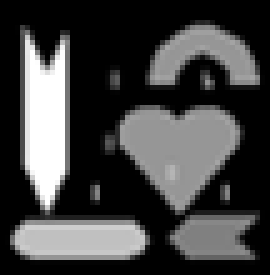
%> input picture ComputerVision_assignments_in_Matlab/hw2/shape.png, 54 x 55 px (shown 5 times larger)
$ octave script.m   (GNU Octave 9; MATLAB toolbox functions it lacks are replaced by stand-ins)
%> lines starting %> are read from the running program, lines starting %| are printed output that depends on the picture; in (x1, y1, x2, y2) boxes, pixels count from 0 and x2, y2 are one past the last pixel; in counts of white or black regions, pixels touching at a corner belong together; the program's own positions count from 1
### ComputerVision_assignments_in_Matlab/hw2/segment.m
%%%%%%%%%%%%%%%%%%%%%%%%%%%%%%%%%%%%%%%%%%%%%%%%%%%%%%%%%%%
% segment.m - this function reads the image,
% builds a histogram, creates binary map
% and output a matrix modified from the binary
% map.
%
%
% Usage: In Matlab script, call this function as below:
%
%   >>[img_map, binary_map] = segment(img_file)
%
% where 'img_map' is a 2D array whose entries are
% either '0' (representing background) or '255'
% (representing foreground).
% 'binary_map' is a 2D array whose entries are either '0'
% (representing background) or '1' (representing foreground).
%
%%%%%%%%%%%%%%%%%%%%%%%%%%%%%%%%%%%%%%%%%%%%%%%%%%%%%%%%%%%

function [img_map, binary_map] = segment(img_file, threshold)
%> called with img_file = 'shape.png', threshold = 70

I = imread(img_file);
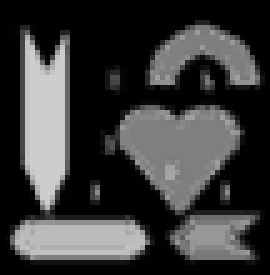
%> I: size 55x54 uint8 (shown 5 times larger); min 0, max 205, mean 59.1

%% Create a histogram out of the image pixel values
counts = histc(I(:),0:1:255);
%> counts = 256 values, max 1294 at index 2, min 0 at index 207, mean 11.6
%bar(counts,10); % will comment this out for now
%set(gca,'XLim',[1 length(counts)]);

%% Based on histogram we tried '50', '70' and '160'
% as threshold values
logical1 = (I < threshold); % use logical array indexing
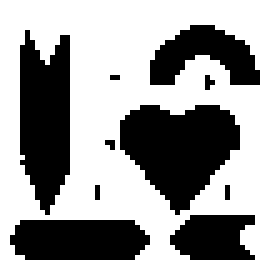
%> logical1: size 55x54 logical (shown 5 times larger); 62.2% white; 10 black regions (5 under 20 px), largest, box (x1, y1, x2, y2) and area: (24, 21, 48, 43) 338, (4, 6, 14, 43) 289, (2, 44, 30, 52) 203, (30, 5, 52, 17) 157, (34, 43, 51, 52) 122
logical2 = (I >= threshold);

%% Create binary map
binary_map = I;
binary_map(logical1) = 0;
binary_map(logical2) = 1;

%% Assign all the object pixels a value of
%% '255' and the background value of '0'
img_map = binary_map * 255;


%{
% ignore this because we are not allowed to use
% built-in Matlab functions for this assignment
% get global image threshold
level = graythresh(I); % yields 0.3059

% convert image to binary
I = im2bw(I, level);

% assign all object pixels to '255' and the rest '0'
I1 = I*255;
%imshow(I);

L = bwlabel(I1; 8);

%}

### ComputerVision_assignments_in_Matlab/hw2/label_cc.m
%%%%%%%%%%%%%%%%%%%%%%%%%%%%%%%%%%%%%%%%%%%%%%%%%%%%%%%%%%%
% label_cc.m - labels connected components using
% 8 neighbors. RETURNS total number of components
% and the labeled map.
%
%
% Usage: In Matlab script, call this function as below:
%
%   >>[component_num, labeled_map, e] = label_cc(img_map)
%
% where 'img_map' can be any 2D array whose entries are
% either '0' (representing background) or any number '> 0'
% (representing foreground).
%
%%%%%%%%%%%%%%%%%%%%%%%%%%%%%%%%%%%%%%%%%%%%%%%%%%%%%%%%%%%

function [component_num, labeled_map, e] = label_cc(img_map)

    rows = size(img_map,1);
%> rows = 55
    cols = size(img_map,2);
%> cols = 54

    % initialize return variables
    labeled_map = zeros(rows,cols);
    component_num = 0;

    % equivalence table
    e = 1:rows*cols;
%> e = 2970 values from 1 to 2970
    e_table = []; % just for debugging

    % we will visit neighbors of pixel 'p'
    % in the following order: ne, n, nw, w.
    %  _ _  _ _ _ _ _ _ _
    % |     |     |
    % | nw  |  n  |
    % - - - - - - -
    % |     |     |
    % | w   |  p  |
    % - - - - - - -
    % |     |
    % | sw  |
    % - - - -
    %

    %% First pass
    % iterate by columns because Matlab arrange them in memory as such
    % (therefore, our code is run utilizing optimized cache fetching)
    for c = 1:cols

        for r = 1:rows

            if (r == 1) % boundary condition #1: first row
                n = 0;
                nw = 0;

                if (c == 1) % first column
                    w = 0;
                    sw = 0;
                else
                    w = labeled_map(r, c-1);
                    sw = labeled_map(r+1, c-1);
                end

            elseif (r == rows) % boundary condition #2: last row
                n = labeled_map(r-1, c);
                sw = 0;

                if (c == 1)
                    nw = 0;
                    w = 0;
                else
                    nw = labeled_map(r-1, c-1);
                    w = labeled_map(r, c-1);
                end

            else % not the first row nor the last
                n = labeled_map(r-1, c);

                if (c == 1)
                    nw = 0;
                    w = 0;
                    sw = 0;
                else
                    nw = labeled_map(r-1, c-1);
                    w = labeled_map(r, c-1);
                    sw = labeled_map(r+1, c-1);
                end

            end

            neighbors = [n, nw, w, sw];

            if ( img_map(r,c) ~= 0 )

                if (sum(neighbors ~= 0) == 0) % if all neighbors are background pixel
                    component_num = component_num + 1;
                    labeled_map(r,c) = component_num;

                elseif (sum(neighbors ~= 0) == 1) % if just one neighbor is labeled
                    labeled_map(r,c) = neighbors((neighbors ~= 0) == 1); % assign that label

                else % if more than one neighbor is labeled
                    labeled_map(r,c) = min(neighbors( find(neighbors) )); % assign the smallest, NON-ZERO label

                    e = update_e_table(neighbors, e);

                    % [7 lines of commented-out code are left out]

                end
            end

        end

    end
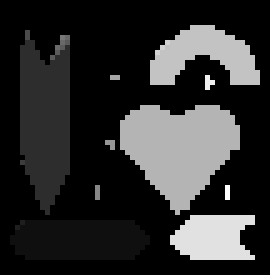
%> labeled_map: size 55x54 double (shown 5 times larger); min 0, max 17, mean 3.11; drawn with min black and max white
%> after the loop, component_num = 17; n = 0; nw = 0; sw = 0; w = 0

    %{
    % (debug) sort and return unique pairs in equivalence table
    e_table = unique(sort(e_table), 'rows');
    %}

    %% Second pass
    %  Note: I was resolving equivalence table using java Hash, but I
    %  came across this site
    %  <http://people.sc.fsu.edu/~jburkardt/m_src/image_components/i4mat_compon
    %  ents.m>,
    %  which showed me a simpler way to handle it.
    %  Therefore, I borrowed and modified their code to suit my needs.

    %  When a component has multiple labels, have the higher labels
    %  point to the lowest one.
    for component = component_num : -1 : 1
        b = component;

        while ( e(b) ~= b )
            b = e(b);
        end

        e(component) = b;

    end
%> this loop made 17 passes
%> component on passes 1, 2, 3, 4, 5, 6, 7, 8, 10, 11, 12, 13: 17, 16, 15, 14, 13, 12, 11, 10, 8, 7, 6, 5

    % Locate the minimum label for each component.
    % Assign these mininum labels new consecutive indices.
    q = zeros ( 1, component_num );
    i = 0;

    for component = 1 : component_num

        if ( e(component) == component )
            i = i + 1;
            q(component) = i;
        end

    end
%> this loop made 17 passes
%> after the loop, q = 17 values, max 10 at index 17, min 0 at index 2, mean 3.24

    component_num = i;
%> component_num = 10

    % Replace the labels by consecutive labels.
    % Need to avoid c(i,j) = 0.

    i = find ( labeled_map ~= 0 );
%> i = 1124 values from 158 to 2822
    labeled_map(i) = q( e( labeled_map(i) ) );

    return

end

% Replace values in equivalence table, 'e', with equivalent, but lower values
% E.g., given neighbors = [1 2 2 0], we will set e(2) = 1 so that when we
% do the second pass, we will have an easier time, labeling them in order
% of minimum to maximum labels
% [8 lines left out: function update_e_table, not called in this run]


%{

Reference URLs used in writing this code:

http://blogs.mathworks.com/steve/2007/05/11/connected-component-labeling-part-5/
http://blogs.mathworks.com/steve/2007/03/20/connected-component-labeling-part-3/
http://people.sc.fsu.edu/~jburkardt/m_src/image_components/image_components.html
http://people.sc.fsu.edu/~jburkardt/m_src/image_components/i4mat_components.m
http://www.mathworks.com/company/newsletters/articles/Matrix-Indexing-in-MATLAB/matrix.html
http://www.mathworks.com/help/toolbox/stats/combnk.html
http://stackoverflow.com/questions/3591942/hash-tables-in-matlab
http://www.mathworks.com/help/techdoc/ref/javaarray.html
http://www.mathworks.com/matlabcentral/newsreader/view_thread/159824
http://www.mathworks.com/matlabcentral/answers/27314-how-to-remove-elements-in-a-matrix-less-than-a-threshold
http://www.mathworks.com/help/techdoc/ref/sort.html

%}

%{

%% I tried using Hash, but figured out a simpler way
%% to store equivalence table. This is only kept for
%% future reference


% now turn this into hash; I didn't turn this into
% hash earlier because it seems like a mess to
% deal with Java Arrays in Matlab
e_hash = hashify(e_table);

function hash = hashify(two_by_n_array)
    hash = java.util.Hashtable;

    for i = 1:size(two_by_n_array,1) % for each pair in equivalence_table
        pair = two_by_n_array(i,:); % e.g., [1 2]
        hash.put(pair(1), pair(2));
    end

end

%}

### ComputerVision_assignments_in_Matlab/hw2/process_labels.m
%%%%%%%%%%%%%%%%%%%%%%%%%%%%%%%%%%%%%%%%%%%%%%%%%%%%%%%%%%%
% process_labels.m - this function collect the labels to be
% dropped by
%   - removing regions having areas smaller than 10px (rule 1)
%   - removing all skinny regions having aspect ratios
%     of 3:1 (w:h), using rectangular bounding box (rule 2)
%
%
% Usage: In Matlab script, call this function as below:
%
%   >>[data, dropped] = process_labels(labeled_map, component_count)
%
% where 'labeled_map' is a 2D array whose entries are
% labeled by 8-connected componenet algorithm. 'component_count'
% is the number of components/labels that exist in 'labeled_map'.
%
% 'data' is Matlab cell containing area_value, bounding_box
% and center_points for each label.  'dropped' is list of labels
% that did not meet the rules above and get dropped.
%
%%%%%%%%%%%%%%%%%%%%%%%%%%%%%%%%%%%%%%%%%%%%%%%%%%%%%%%%%%%

function [data, dropped] = process_labels(labeled_map, component_count)

    % data = {
    %            [label_1]             [label_2]            [label3]  ....
    %
    %            [area_1]              [area_2]             [area_3]  ....
    %
    %            [ low_x, low_y;       [ low_x, low_y;      [ low_x, low_y;
    %             high_x, high_y]       high_x, high_y]     high_x, high_y]
    %
    %            [center_x, center_y]  [center_x, center_y] [center_x, center_y]
    %
    %            [width, height]       [width, height]      [width, height]
    %
    %        }
    data = {};


    %% initialize the cell with labels and area values
    max_int = intmax('uint32');
    for c = 1:component_count
        % I know I could, but I don't want to clean the labels here
        area = size(labeled_map(labeled_map==c),1);
        data = [data, {c; area; [max_int, max_int; 0, 0]; [0, 0]}];
    end


    %% calculate bounding box coordinates
    rows = size(labeled_map,1);
    cols = size(labeled_map,2);

    for c = 1:cols

        for r = 1:rows

            cur_label = labeled_map(r, c);

            if (cur_label ~= 0)
                data{3, cur_label}(1,1) = min(data{3, cur_label}(1,1), c); % low_x
                data{3, cur_label}(1,2) = min(data{3, cur_label}(1,2), r); % low_y

                data{3, cur_label}(2,1) = max(data{3, cur_label}(2,1), c); % high_x
                data{3, cur_label}(2,2) = max(data{3, cur_label}(2,2), r); % high_y

            end

        end

    end


    %% now collect the labels to drop
    dropped = [];

    for i = 1:size(data,2)

        width = data{3, i}(2,1) - data{3, i}(1,1);
        height = data{3, i}(2,2) - data{3, i}(1,2);

        % find center point for later drawing
        data{4,i}(1,1) = data{3, i}(1,1) + (width/2); % center x
        data{4,i}(1,2) = data{3, i}(1,2) + (height/2); % center y

        data{5,i}(1,1) = width;
        data{5,i}(1,2) = height;


        if (data{2,i} < 10) || (width/height > 3)
            dropped = [dropped, i];
        end

    end

end


%{
References and URLs:
http://www.mathworks.com/matlabcentral/newsreader/view_thread/162725
http://www.mathworks.com/help/toolbox/images/ref/regionprops.html#bqkf8hf
http://www.mathworks.com/help/techdoc/matlab_prog/br04bw6-98.html#br1zng6-1
http://labelme.csail.mit.edu/LabelMeToolbox/index.html
http://homepages.inf.ed.ac.uk/rbf/HIPR2/label.htm
====

    % drop elimited labels from 'data'
    %data(:,dropped) = [];
    %n_dropped = [data{1,:}]; % labels still remaining

====
c
c = {'1','2','3';
'4','5','6';
'7','8','9';}

c =

    '1'    '2'    '3'
    '4'    '5'    '6'
    '7'    '8'    '9'

c{1,1} = [1 1]

c =

    [1x2 double]    '2'    '3'
    '4'             '5'    '6'
    '7'             '8'    '9'

c(:,1)

ans =

    [1x2 double]
    '4'
    '7'


c{:,1}

ans =

     1     1


ans =

4


ans =

7

c =

    [1x2 double]    '2'    '3'    [3x2 char]
    '4'             '5'    '6'            []
    '7'             '8'    '9'            []


c(:,4) = ['10';'11';'12']
??? Conversion to cell from char is not possible.

c(:,4) = []

c =

    [1x2 double]    '2'    '3'
    '4'             '5'    '6'
    '7'             '8'    '9'

c(:,4) = {'10';'11';'12'}

c =

    [1x2 double]    '2'    '3'    '10'
    '4'             '5'    '6'    '11'
    '7'             '8'    '9'    '12'

c{1,4,:} = ['10';'11';'12']

c =

    [1x2 double]    '2'    '3'    [3x2 char]
    '4'             '5'    '6'            []
    '7'             '8'    '9'            []


%}

### ComputerVision_assignments_in_Matlab/hw2/draw_labels.m
%%%%%%%%%%%%%%%%%%%%%%%%%%%%%%%%%%%%%%%%%%%%%%%%%%%%%%%%%%%
% draw_labels.m - this function draws the labels produced
% as a result of 'segment.m', 'label_cc.m' and
% 'process_labels.m'.
%
% It expects
%   'map'           - labeled map of an image
%   'data'          - Matlab cell that contains area_value,
%                     bounding_box and center_points for
%                     each label.
%
%
% Usage: In Matlab script, call this function as below:
%
%   >> out = draw_labels(map, data)
%
% This will draw the labels and their bounding box in two RGB
% figures.
%
%%%%%%%%%%%%%%%%%%%%%%%%%%%%%%%%%%%%%%%%%%%%%%%%%%%%%%%%%%%

function out = draw_labels(map, data)

    figure;
    title('RGB image of labeled data (All components shown)')

    rgb_label_1 = label2rgb(map, @spring, 'c', 'shuffle');
    imshow(rgb_label_1);

    hold on;

    for i = 1:size(data,2)
        dim = [data{3,i}(1,:), data{5,i}(1,:)+1]; % [x y w h]
        c_x = data{4,i}(1,1); % center x
        c_y = data{4,i}(1,2); % center y
        rectangle('Position', dim, 'LineWidth',1,'LineStyle','-');

        text(c_x, c_y, num2str(i), 'HorizontalAlignment', 'left', ...
            'VerticalAlignment', 'bottom', 'FontSize', 10);
    end


### ComputerVision_assignments_in_Matlab/hw2/clean_labels.m
%%%%%%%%%%%%%%%%%%%%%%%%%%%%%%%%%%%%%%%%%%%%%%%%%%%%%%%%%%%
% clean_labels.m - this function drops the labels from the
% labeled_map and the data cell, both produced by 'label_cc.m'
% and 'process_labels.m', respectively.
%
% It expects
%   'orig_map'           - labeled map of an image
%   'data'          - Matlab cell that contains area_value,
%                     bounding_box and center_points for
%                     each label.
%   'drp'           - array of labels to be dropped
%
%
% Usage: In Matlab script, call this function as below:
%
%   >> [newly_labeled_map, new_data] = clean_labels(orig_map, data, drp)
%
% Return values are a newly labeled map and data, whose
% pertinent labels/elements are dropped/deleted.
%
%%%%%%%%%%%%%%%%%%%%%%%%%%%%%%%%%%%%%%%%%%%%%%%%%%%%%%%%%%%

function [newly_labeled_map, new_data] = clean_labels(orig_map, data, drp)

    newly_labeled_map = orig_map;

    for i = 1:numel(drp)

        label = drp(i);
        logical_indx = (orig_map == label);
        newly_labeled_map(logical_indx) = 0;

    end


    % drop labels from data
    data(:,drp) = [];
    new_data = data;

end


### ComputerVision_assignments_in_Matlab/hw2/script.m
%%%%%%%%%%%%%%%%%%%%%%%%%%%%%%%%%%%%%%%%%%%%%%%%%%%%%%%%%%%
% Author: Phyo Thiha
% Assignment 2, CSC 449
%
% script.m - this script runs different components (i.e.
% matlab files/functions) for assignment #2.
%
% The name of the function calls should self-explanatory.
%
% To run, please type below at the terminal -
% $ matlab -r script.m
% OR open this file in Matlab editor and hit F5
%
% Note: you must run the call in the script in order
% since each of them is dependent on the preceding calls.
%
%%%%%%%%%%%%%%%%%%%%%%%%%%%%%%%%%%%%%%%%%%%%%%%%%%%%%%%%%%%

clear all;
img_file = 'shape.png';
threshold = 70;

[img_map, binary_map] = segment(img_file, threshold);
imshow(img_map);

% label connected components
[c_n, l_m, e] = label_cc(binary_map);
%> c_n = 10; e = 2970 values from 1 to 2970

% figures out which label to drop based on criteria
[data, drp] = process_labels(l_m, c_n);
%> the loop in process_labels, `for c = 1:component_count` made 10 passes
%> area on passes 2, 6, 7, 8: 289, 338, 157, 122
%> (area, data) on pass 1: (203, {1, 203, [4294967295 4294967295; 0 0], [0 0]})
%> the loop in process_labels, `for i = 1:size(data,2)` made 10 passes
%> (width, height, dropped) on passes 1, 3, 4, 5, 9, 10: (27, 7, 1), (0, 2, [1 3]), (1, 1, [1 3 4]), (1, 0, [1 3 4 5]), (1, 2, [1 3 4 5 9]), (0, 2, [1 3 4 5 9 10])
%> (width, height) on passes 2, 6, 7, 8: (9, 36), (23, 21), (21, 11), (16, 8)
%> after the loop in process_labels, `for i = 1:size(data,2)`: data = 50 items
%> data = 50 items; drp = [1 3 4 5 9 10]

% draw the labels
draw_labels(l_m, data);
%> the loop in draw_labels, `for i = 1:size(data,2)` made 10 passes
%> (dim, c_x, c_y) on passes 1 to 10: ([3 45 28 8], 17, 49), ([5 7 10 37], 10, 25), ([20 38 1 3], 20, 39), ([22 29 2 2], 23, 30), ([23 16 2 1], 24, 16), ([25 22 24 22], 37, 33), ([31 6 22 12], 42, 12), ([35 44 17 9], 43, 48), ([42 16 2 3], 43, 17), ([46 38 1 3], 46, 39)
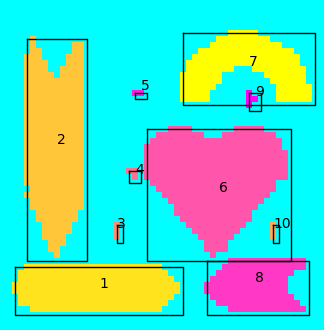
%> figure redrawn from the program's plot data; shown 6 times larger

% remove the labels that do not meet the criteria
[new_map, new_data] = clean_labels(l_m, data, drp);
%> the loop in clean_labels, `for i = 1:numel(drp)` made 6 passes
%> label on passes 1 to 6: 1, 3, 4, 5, 9, 10
%> pass 1, in clean_labels, `logical_indx = (orig_map == label);`:
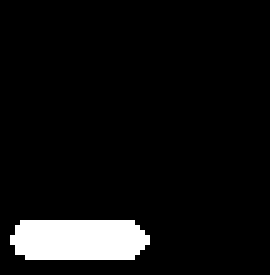
%> logical_indx: size 55x54 logical (shown 5 times larger); 6.8% white; 1 white region, box (x1, y1, x2, y2) and area: (2, 44, 30, 52) 203
%> after the loop in clean_labels, `for i = 1:numel(drp)`:
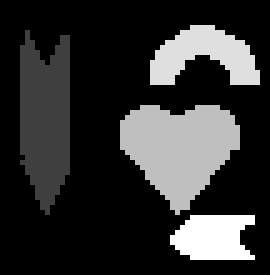
%> newly_labeled_map: size 55x54 double (shown 5 times larger); min 0, max 8, mean 1.58; drawn with min black and max white
%> in clean_labels, `new_data = data;`: new_data = 20 items
%> new_data = 20 items

% draw the labels again
draw_labels(new_map, new_data);
%> the loop in draw_labels (call 2), `for i = 1:size(data,2)` made 4 passes
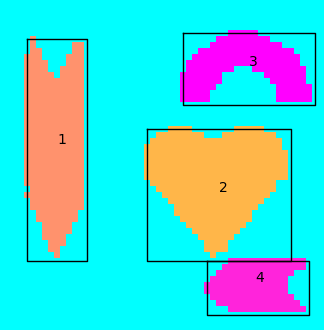
%> figure redrawn from the program's plot data; shown 6 times larger
